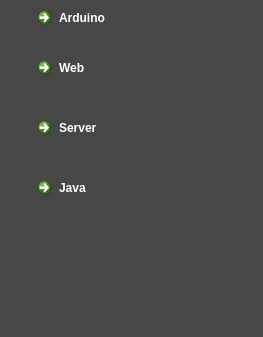
<?xml version="1.0" encoding="UTF-8"?>
<ui version="4.0">
 <class>IDE</class>
 <widget class="QWidget" name="IDE">
  <property name="geometry">
   <rect>
    <x>0</x>
    <y>0</y>
    <width>263</width>
    <height>337</height>
   </rect>
  </property>
  <property name="windowTitle">
   <string>Form</string>
  </property>
  <property name="styleSheet">
   <string notr="true">background-color: rgb(71, 71, 71);</string>
  </property>
  <widget class="QCommandLinkButton" name="B1">
   <property name="geometry">
    <rect>
     <x>30</x>
     <y>0</y>
     <width>168</width>
     <height>41</height>
    </rect>
   </property>
   <property name="styleSheet">
    <string notr="true">color: rgb(255, 255, 255);</string>
   </property>
   <property name="text">
    <string>Arduino</string>
   </property>
  </widget>
  <widget class="QCommandLinkButton" name="B2">
   <property name="geometry">
    <rect>
     <x>30</x>
     <y>50</y>
     <width>168</width>
     <height>41</height>
    </rect>
   </property>
   <property name="styleSheet">
    <string notr="true">color: rgb(255, 255, 255);</string>
   </property>
   <property name="text">
    <string>Web</string>
   </property>
  </widget>
  <widget class="QCommandLinkButton" name="B3">
   <property name="geometry">
    <rect>
     <x>30</x>
     <y>110</y>
     <width>168</width>
     <height>41</height>
    </rect>
   </property>
   <property name="styleSheet">
    <string notr="true">color: rgb(255, 255, 255);</string>
   </property>
   <property name="text">
    <string>Server</string>
   </property>
  </widget>
  <widget class="QCommandLinkButton" name="B4">
   <property name="geometry">
    <rect>
     <x>30</x>
     <y>170</y>
     <width>168</width>
     <height>41</height>
    </rect>
   </property>
   <property name="styleSheet">
    <string notr="true">color: rgb(255, 255, 255);</string>
   </property>
   <property name="text">
    <string>Java</string>
   </property>
  </widget>
 </widget>
 <resources/>
 <connections/>
</ui>
